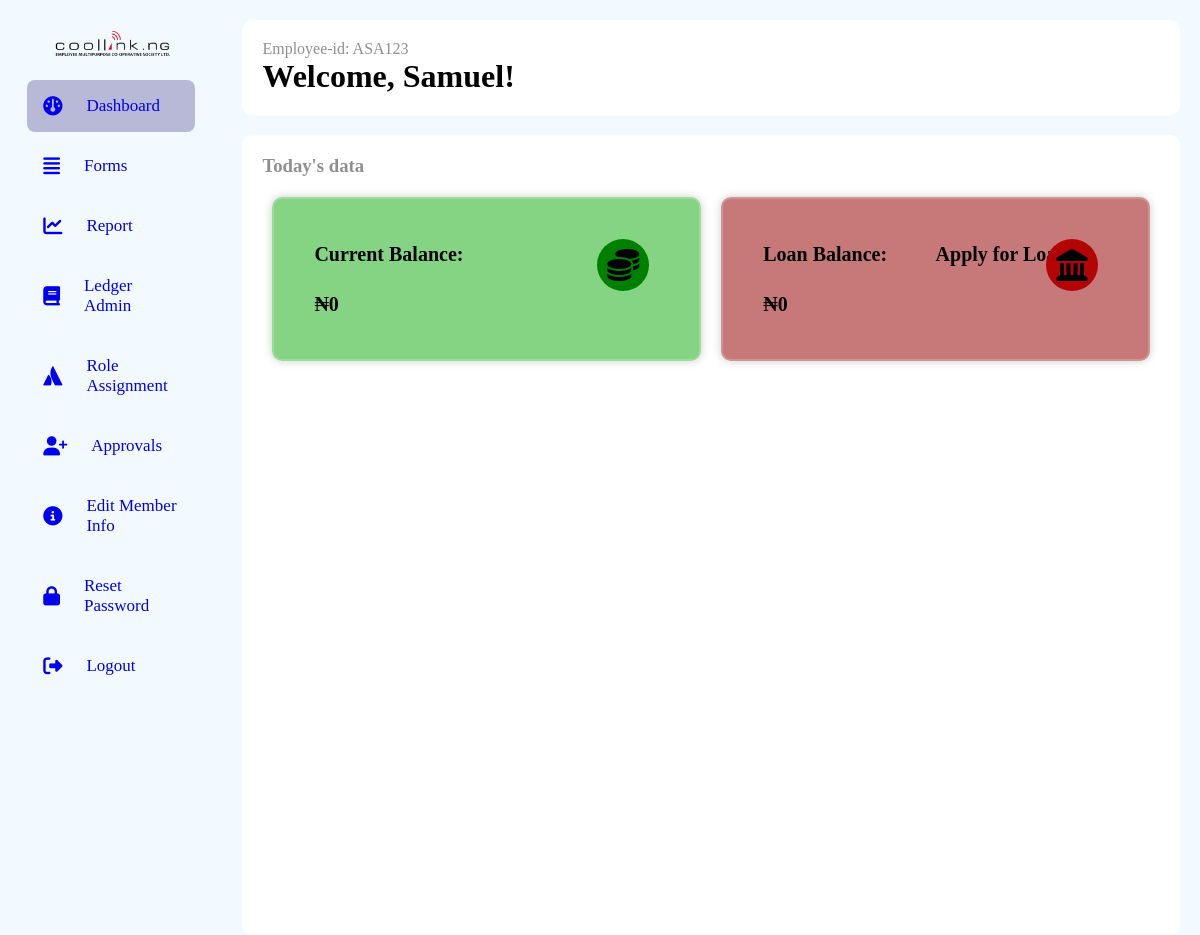
Page /dashboard (signed in) on the committed database.
### models.py (models this page shows, shortened)
class Person(db.Model, UserMixin):
    __tablename__ = "persons"
    id = db.Column(db.Integer, primary_key=True)
    name = db.Column(db.String(100), nullable=False)
    role_id = db.Column(db.Integer, db.ForeignKey("roles.id"))
    email = db.Column(db.String, nullable=True, unique=True)
    password = db.Column(db.String(255), nullable=False)
    company_id = db.Column(db.Integer, db.ForeignKey("companies.id"))
    employee_id = db.Column(db.String, nullable=False, unique=True)
    phone_no = db.Column(db.String, unique=True)
    balance_bfd = db.Column(db.Float, default=0.0)
    balance_witheld = db.Column(db.Float, default=0.0)
    total_balance = db.Column(db.Float, default=0.0)
    loan_balance = db.Column(db.Float, default=0.0)
    loan_balance_bfd = db.Column(db.Float, default=0.0)
    loans = db.relationship("Loan", backref="person",foreign_keys="[Loan.person_id]")
    bank_payments_made = db.relationship("BankPayment", backref="payer", lazy=True)
    payments_made = db.relationship("SavingPayment", backref="payer", lazy=True)
    loan_payments_made = db.relationship("LoanPayment", backref="payer", lazy=True)
    def get_guaranteed_payments(self):
        return LoanFormPayment.query.filter(LoanFormPayment.guarantors.any(id=self.id)).all()

### app.py (the view)
@app.route("/dashboard")
@login_required
def dashboard():
    person = current_user
    form = SearchForm()
    pre_guarantor = person.get_guaranteed_payments()
    return render_template("dashboard.html", person=person, form=form,consents=pre_guarantor)

### app.py (called while the page is built)
@login_manager.user_loader
def load_user(person_id):
    return Person.query.get(person_id)

@app.before_request
def before_request():
    g.user = current_user

@app.template_filter("currency")
@login_required
def currency(value):
    modified_value = format_currency(value)  # Modify the value as needed
    return modified_value

### filters.py (called while the page is built)
def format_currency(
    value, currency_symbol="₦", decimal_separator=".", thousands_separator=","
):
    if value:
        if value < 0:
            formatted_value = f"-{currency_symbol}{abs(value):,.2f}"
        else:
            formatted_value = f"{currency_symbol}{value:,.2f}"
        formatted_value = formatted_value.replace(".", decimal_separator).replace(
            ",", thousands_separator
        )
    else:
        formatted_value = f"{currency_symbol}0"
    return formatted_value

### templates/dashboard.html (shortened to what this page needs)
<!DOCTYPE html>
<html lang="en">
<head>
    <link rel="stylesheet" href="https://cdnjs.cloudflare.com/ajax/libs/font-awesome/6.4.0/css/all.min.css"/>
    <link rel="stylesheet" href="\static\css\style.css">
</head>
<body class="special-dash">
    <div class="full-form-content">
    <div class='all-sections'>
        <nav class='section-1'>
            <div class="logo"><img src="\static\images\coolink2.png" alt="logo"></div>
            <ul class="side-bar" id="side-bar">
                <li class="{%block dash%}active nav-item{%endblock%}" id="move">
                    <a href="{{ url_for('dashboard') }}" class="nav-link"><i class="fa-solid fa-gauge"></i>
                    <span>Dashboard</span></a>
                </li>
                {% if person.role.id == 1 or person.role.id == 3 %}
                <li class="{%block form%}nav-item{%endblock%}">
                    <a class="nav-link" href="{{ url_for('forms') }}"><i class="fa-solid fa-align-justify"></i><span>Forms</span></a>
                </li>
                {% endif %}
                {% if person.role.id != 4 %}
                <li class="{%block query%}nav-item{%endblock%}">
                    <a class="nav-link" href="{{ url_for('queries') }}"> <i class="fa-solid fa-chart-line"></i><span>Report</span></a>
                </li>
                {% endif %}
                {% if person.role.id == 1 or person.role.id == 3 %}
                <li class="nav-item">
                    <a class="nav-link" href="{{ url_for('ledger_admin') }}"><i class="fa-solid fa-book"></i><span>Ledger Admin</span></a>
                </li>
                {% endif %}
                {% if person.role.id == 1 %}
                <li class="nav-item">
                    <a class="nav-link" href="{{ url_for('role_assignment') }}"><i class="fa-brands fa-atlassian"></i><span>Role Assignment</span></a>
                </li>
                <li class="nav-item">
                    <a class="nav-link" href="{{ url_for('approval') }}"><i class="fa-solid fa-user-plus"></i><span>Approvals</span></a>
                {% endif %}
                {% if person.role.id == 1 or person.role.id == 3 %}
                <li class="nav-item">
                    <a class="nav-link" href="{{ url_for('edit_profile') }}"><i class="fa-solid fa-circle-info"></i></i><span>Edit Member Info</span></a>
                </li>
                <li class="nav-item">
                    <a class="nav-link" href="{{ url_for('reset_password') }}"><i class="fa-solid fa-lock"></i><span>Reset Password</span></a>
                </li>
                {% endif %}
                <li class="logout">
                    <a class='nav-link' href="{{url_for('logout')}}"><i class="fa-sharp fa-solid fa-right-from-bracket"></i><span>Logout</span></a>
                </li>
            </ul>
        </nav>
        <div class='section-2'>
        <div class="head-wrap">
            <div class="head-title">
                <span>Employee-id: {{person.employee_id}}</span>
                <h1>Welcome, {{ person.name }}!</h1>
            </div>
        </div>
        <div class="all-cards-wrap">
        {%block content%}
        <h3>Today's data</h3>
        <div class="all-cards" id="dash-all-cards">
            <div class="card" id="current-bal">
                <div class="container">
                    <div class='content-con'>
                    <a href="{{url_for('savings_account',person_id=person.id)}}">
                        <div>
                        <p><strong>Current Balance:</strong></p>
                        </div>
                        <div>
                        <p><strong>{{ person.total_balance | currency}}</strong></p>
                        </div>
                    </a>
                    </div>
                    <div class="icon-con"><i class="fa-solid fa-coins"></i></div>
                </div>
            </div>
            <div class="card" id="loan-bal">
                <div class="container">
                    <div class='content-con'>
                    <a href="{{url_for('loan_account',person_id=person.id)}}">
                        <div>
                        <p><strong>Loan Balance:</strong></p>
                        </div>
                        <div>
                        <p><strong>{{ person.loan_balance | currency}}</strong></p>
                        </div>
                    </a>
                    </div>
                    <div class='content-con'>
                        <a href="{{url_for('register_loan')}}">
                            <div>
                            <p><strong>Apply for Loan</strong></p>
                            </div>
                        </a>
                    </div>
                    <div class="icon-con" id='landmark'><i class="fa-solid fa-landmark"></i></div>
                </div>
            </div>
        </div>
    </div>
</body>
{%endblock%}

### static/css/style.css (style rules this page uses)
* { margin: 0; padding: 0; box-sizing: border-box; font-family:'Times New Roman', Times, serif; }
.special-dash { background-color: #c2e7ff2e; }
.special-dash .all-sections { display: flex; }
.special-dash .section-1 { top: 0; bottom: 0; left: 0; padding: 0 1.7rem; overflow: hidden; position: sticky; width: 240px; height: 100vh; }
.special-dash .logo { height: 50px; padding: 16px; }
.special-dash .side-bar { height: 88%; position: relative; list-style: none; padding: 0; }
.special-dash .side-bar li { padding: 1rem; margin: 8px 0; border-radius: 8px; transition: all 0.2s ease-in; }
.special-dash .side-bar li:hover, .active { background:#473d8b57; }
.special-dash .side-bar a { font-size: 17px; text-decoration: none; gap: 1.5rem; display: flex; align-items: center; }
.special-dash .side-bar a i { font-size: 1.2rem; }
.special-dash .section-2 { position: relative; width: 90%; }
.special-dash .section-2 .head-wrap { background-color: #fff; margin: 20px; padding: 20px; border-radius: 10px; }
.special-dash .section-2 .head-wrap span, h3 { color: #4545459a; margin-bottom: 10px; }
.special-dash .section-2 .all-cards-wrap { background: #fff; height: 100%; margin: 20px; padding: 20px; border-radius: 10px; }
.special-dash .section-2 .all-cards { display: flex; flex-wrap: wrap; }
.special-dash .section-2 .all-cards * { flex: 0 1 180px; }
.special-dash .section-2 #dash-all-cards * { flex: 1 1 200px; }
.special-dash .section-2 .card { background: transparent; margin: 10px; border-radius: 10px; padding: 30px 40px; border:2px solid rgba(255, 255, 255, .2); backdrop-filter: blur(30px); box-shadow: 0 0 10px rgba(0,0,0,.2); background-color: #f5f5f5; align-items: center; }
.special-dash .section-2 a { color: #fff; line-height: 2.5; text-decoration: none; }
.special-dash .section-2 #current-bal { background: rgba(108, 204, 108, 0.836); }
.special-dash .section-2 #loan-bal { background: rgb(199, 120, 120); }
.special-dash .section-2 .icon-con { border-radius: 40px; background-color:green; margin: 10px; margin-right: 50px; padding: 10px; height: auto; width:min-content; float: right; position: absolute; right: 0; }
.special-dash .section-2 #landmark { background-color:#b30404fa; }
.special-dash .section-2 .content-con a div { display: block; }
.special-dash .section-2 i { font-size: 2rem; color: #000; }
.special-dash .section-2 a { color: #000; font-size: 20px; }
.special-dash .container { display: flex; }
.special-dash img { max-width: 100%; max-height: auto; }
.special-dash #move { margin-top: 30px; }

### rows in the picture
Person: employee_id "ASA123", name "Samuel", total_balance "₦0", loan_balance "₦0"
